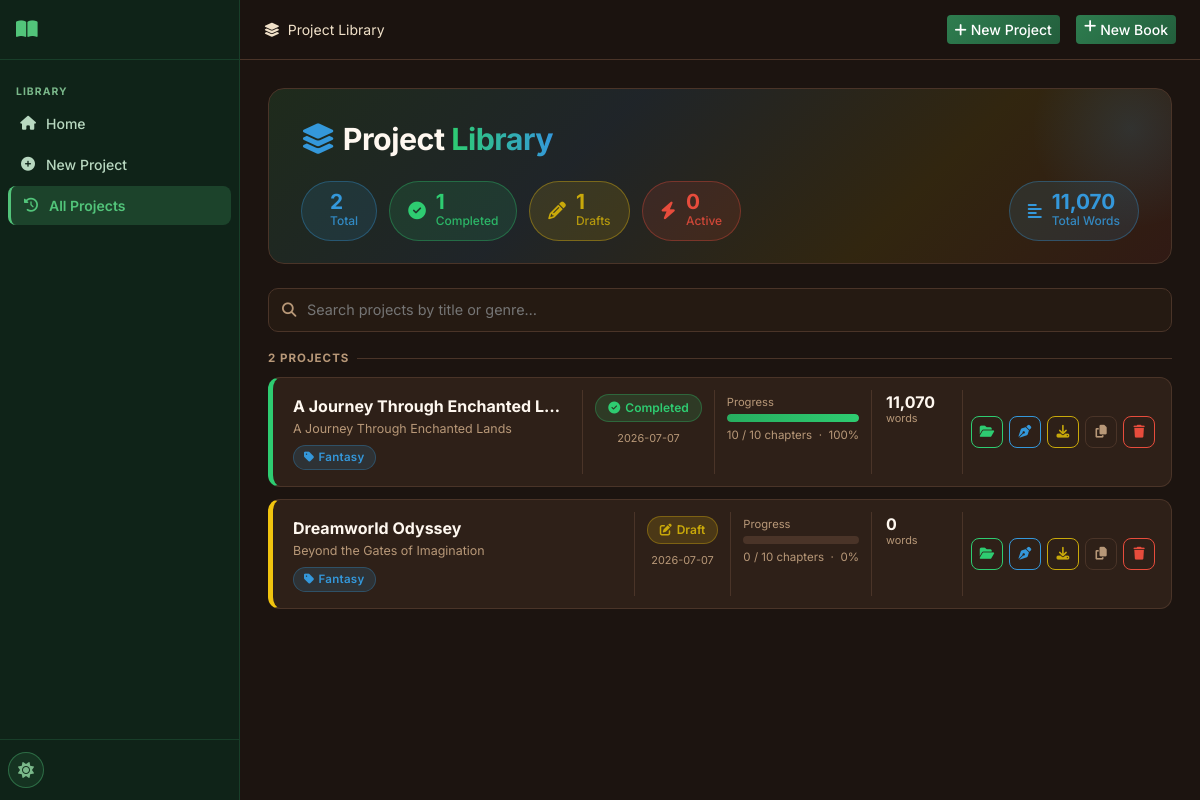
Before: /history with the older database file.
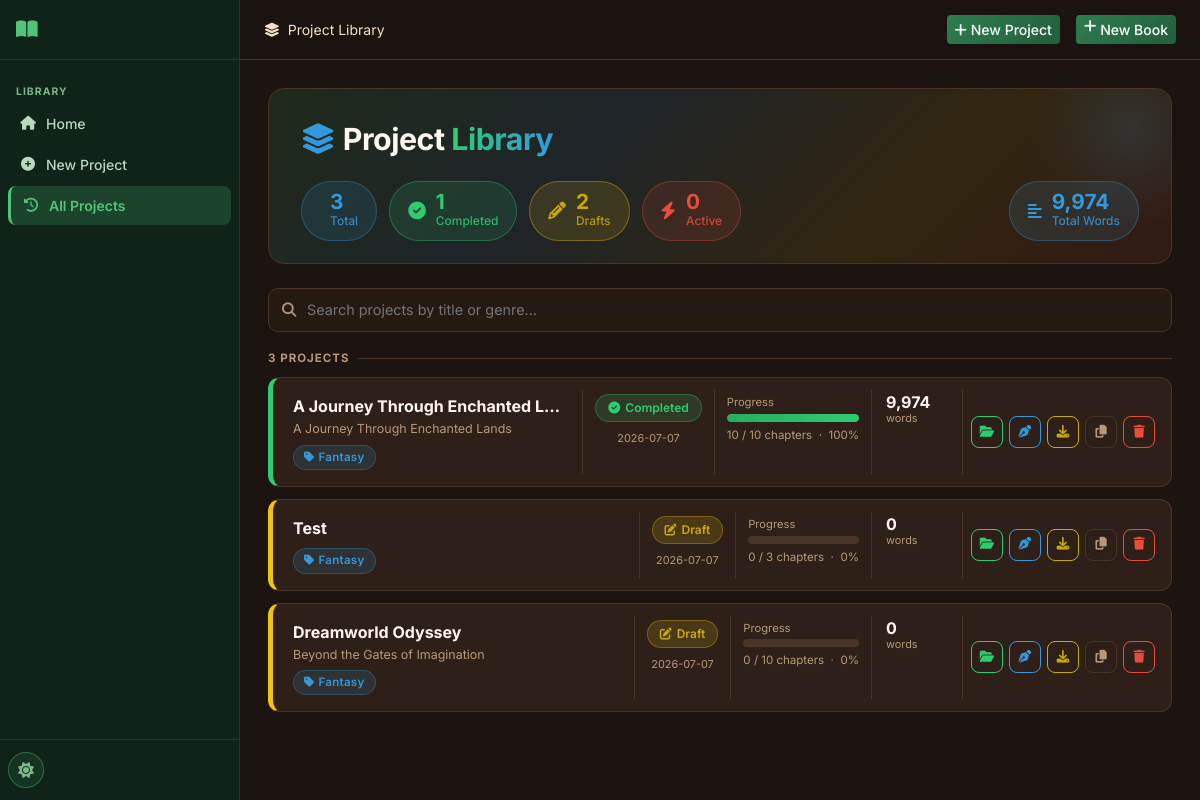
After: the same page with the newer database file.
### tables this page shows
CREATE TABLE projects (
    id INTEGER PRIMARY KEY AUTOINCREMENT,
    title TEXT NOT NULL,
    subtitle TEXT DEFAULT '',
    genre TEXT DEFAULT 'Fantasy',
    audience TEXT DEFAULT 'Adult',
    description TEXT DEFAULT '',
    language TEXT DEFAULT 'English',
    story_type TEXT DEFAULT 'Novel',
    writing_style TEXT DEFAULT 'Descriptive',
    point_of_view TEXT DEFAULT 'Third Person Limited',
    tense TEXT DEFAULT 'Past',
    tone TEXT DEFAULT 'Adventurous',
    num_chapters INTEGER DEFAULT 10,
    words_per_chapter INTEGER DEFAULT 2000,
    creativity_level TEXT DEFAULT 'balanced',
    temperature REAL DEFAULT 0.7,
    top_p REAL DEFAULT 0.9,
    max_tokens INTEGER DEFAULT 4096,
    status TEXT DEFAULT 'draft',
    current_chapter INTEGER DEFAULT 0,
    total_words INTEGER DEFAULT 0,
    cover_prompt TEXT DEFAULT '',
    include_images INTEGER DEFAULT 0,
    images_per_chapter INTEGER DEFAULT 1,
    image_style TEXT DEFAULT 'Realistic',
    created_at TIMESTAMP DEFAULT CURRENT_TIMESTAMP,
    updated_at TIMESTAMP DEFAULT CURRENT_TIMESTAMP
);

### routes/main.py (the view)
@bp.route('/history')
def history():
    db = get_db()
    projects = db.execute('SELECT * FROM projects ORDER BY updated_at DESC').fetchall()
    return render_template('history.html', projects=projects)

### database/__init__.py (called while the page is built)
def get_db():
    if 'db' not in g:
        db_path = current_app.config['DATABASE']
        os.makedirs(os.path.dirname(db_path), exist_ok=True)
        g.db = sqlite3.connect(db_path)
        g.db.row_factory = sqlite3.Row
        g.db.execute('PRAGMA foreign_keys = ON')
        g.db.execute('PRAGMA journal_mode = WAL')
    return g.db

### utils/helpers.py (called while the page is built)
def get_setting(db, key, default=''):
    row = db.execute('SELECT value FROM settings WHERE key = ?', (key,)).fetchone()
    return row['value'] if row else default

### templates/history.html (shortened to what this page needs)
{% extends "base.html" %}
{% block breadcrumb %}<i class="fas fa-layer-group me-2"></i>Project Library{% endblock %}
{% block topnav_actions %}
<a href="{{ url_for('projects.new_project') }}" class="btn btn-primary btn-sm me-2">
  <i class="fas fa-plus me-1"></i>New Project
</a>
{% endblock %}
{% block content %}
{% set total     = projects | length %}
{% set completed = projects | selectattr('status', 'equalto', 'completed') | list | length %}
{% set drafts    = projects | selectattr('status', 'equalto', 'draft')     | list | length %}
{% set active    = projects | rejectattr('status', 'in', ['completed','draft']) | list | length %}
{% set total_words = projects | sum(attribute='total_words') %}
<div class="lib-hero">
  <div class="lib-hero-title"><i class="fas fa-layer-group me-2" style="color:var(--hl-blue)"></i>Project <span>Library</span></div>
  <div class="stat-pills">
    <div class="stat-pill sp-blue">
      <div><div class="sp-num">{{ total }}</div><div class="sp-label">Total</div></div>
    </div>
    <div class="stat-pill sp-green">
      <i class="fas fa-check-circle" style="font-size:1.1rem"></i>
      <div><div class="sp-num">{{ completed }}</div><div class="sp-label">Completed</div></div>
    </div>
    <div class="stat-pill sp-lemon">
      <i class="fas fa-pencil-alt" style="font-size:1.1rem"></i>
      <div><div class="sp-num">{{ drafts }}</div><div class="sp-label">Drafts</div></div>
    </div>
    <div class="stat-pill sp-red">
      <i class="fas fa-bolt" style="font-size:1.1rem"></i>
      <div><div class="sp-num">{{ active }}</div><div class="sp-label">Active</div></div>
    </div>
    <div class="stat-pill sp-blue" style="margin-left:auto">
      <i class="fas fa-align-left" style="font-size:1rem"></i>
      <div><div class="sp-num">{{ '{:,}'.format(total_words) }}</div><div class="sp-label">Total Words</div></div>
    </div>
  </div>
</div>
{% if projects %}
<div class="lib-search-wrap">
  <i class="fas fa-search"></i>
  <input class="lib-search" id="libSearch" type="text" placeholder="Search projects by title or genre…" oninput="filterCards()">
</div>
<div class="lib-section-label">{{ total }} Project{{ 's' if total != 1 }}</div>
<div class="project-cards" id="projectCards">
  {% for p in projects %}
  {% set pct = (p.current_chapter / p.num_chapters * 100) | int if p.num_chapters else 0 %}
  {% set sc = 'sc-' + p.status if p.status in ['completed','draft','generating','paused'] else 'sc-default' %}
  {% set pb = 'pb-' + p.status if p.status in ['completed','draft','generating','paused'] else 'pb-default' %}
  <div class="pcard status-{{ p.status }}" data-title="{{ p.title | lower }}" data-genre="{{ p.genre | lower }}">
    <div class="pcard-main">
      <div class="pcard-title">{{ p.title }}</div>
      {% if p.subtitle %}<div class="pcard-subtitle">{{ p.subtitle }}</div>{% endif %}
      <div class="genre-chip"><i class="fas fa-tag me-1"></i>{{ p.genre }}</div>
    </div>
    <div class="pcard-meta">
      <span class="status-chip {{ sc }}">
        {% if p.status == 'completed' %}<i class="fas fa-check-circle"></i>
        {% elif p.status == 'generating' %}<i class="fas fa-spinner fa-spin"></i>
        {% elif p.status == 'paused' %}<i class="fas fa-pause-circle"></i>
        {% else %}<i class="fas fa-edit"></i>{% endif %}
        {{ p.status | title }}
      </span>
      <div class="stat-unit mt-1">{{ p.updated_at[:10] }}</div>
    </div>
    <div class="pcard-prog">
      <div class="lib-prog-label">Progress</div>
      <div class="lib-progress">
        <div class="lib-progress-bar {{ pb }}" style="width:{{ pct }}%"></div>
      </div>
      <div class="lib-pct">{{ p.current_chapter }} / {{ p.num_chapters }} chapters &nbsp;·&nbsp; {{ pct }}%</div>
    </div>
    <div class="pcard-stats">
      <div>
        <div class="stat-num">{{ '{:,}'.format(p.total_words) }}</div>
        <div class="stat-unit">words</div>
      </div>
    </div>
    <div class="pcard-acts">
      <a href="{{ url_for('projects.project_detail', project_id=p.id) }}" class="act-btn act-green" title="Open project">
        <i class="fas fa-folder-open"></i>
      </a>
      <a href="{{ url_for('editor.editor_page', project_id=p.id) }}" class="act-btn act-blue" title="Open editor">
        <i class="fas fa-pen-nib"></i>
      </a>
      <a href="{{ url_for('exports.export_page', project_id=p.id) }}" class="act-btn act-lemon" title="Export">
        <i class="fas fa-download"></i>
      </a>
      <form method="POST" action="{{ url_for('projects.duplicate_project', project_id=p.id) }}" style="display:inline">
        <button type="submit" class="act-btn act-neutral" title="Duplicate">
          <i class="fas fa-copy"></i>
        </button>
      </form>
      <button class="act-btn act-red" onclick="confirmDelete({{ p.id }}, '{{ p.title | e }}')" title="Delete">
        <i class="fas fa-trash"></i>
      </button>
    </div>
  </div>
  {% endfor %}
</div>
{% endif %}
{% endblock %}

### templates/base.html (shortened to what this page needs)
<!DOCTYPE html>
<html lang="en" data-theme="{{ default_theme }}">
<head>
  <link href="https://cdn.jsdelivr.net/npm/bootstrap@5.3.2/dist/css/bootstrap.min.css" rel="stylesheet">
  <link href="https://cdnjs.cloudflare.com/ajax/libs/font-awesome/6.5.0/css/all.min.css" rel="stylesheet">
  <link href="{{ url_for('static', filename='css/style.css') }}" rel="stylesheet">
</head>
<body>
<nav class="sidebar" id="sidebar">
  <div class="sidebar-header">
    <a href="{{ url_for('main.index') }}" class="sidebar-brand">
      <i class="fas fa-book-open"></i>
    </a>
  </div>
  <div class="sidebar-menu">
    <div class="sidebar-section-label">LIBRARY</div>
    <a href="{{ url_for('main.index') }}" class="sidebar-item {% if request.endpoint == 'main.index' %}active{% endif %}">
      <i class="fas fa-home"></i><span>Home</span>
    </a>
    <a href="{{ url_for('projects.new_project') }}" class="sidebar-item {% if request.endpoint == 'projects.new_project' %}active{% endif %}">
      <i class="fas fa-plus-circle"></i><span>New Project</span>
    </a>
    <a href="{{ url_for('main.history') }}" class="sidebar-item {% if request.endpoint == 'main.history' %}active{% endif %}">
      <i class="fas fa-history"></i><span>All Projects</span>
    </a>
  </div>
  <div class="sidebar-footer">
    <button class="theme-toggle" onclick="toggleTheme()" title="Toggle theme">
      <i class="fas fa-moon" id="themeIcon"></i>
    </button>
  </div>
</nav>
<div class="main-wrapper" id="mainWrapper">
  <header class="topnav">
    <div class="topnav-breadcrumb">
      {% block breadcrumb %}{% endblock %}
    </div>
    <div class="topnav-actions ms-auto">
      {% block topnav_actions %}{% endblock %}
      <a href="{{ url_for('projects.new_project') }}" class="btn btn-primary btn-sm d-none d-md-inline-flex">
        <i class="fas fa-plus me-1"></i>New Book
      </a>
    </div>
  </header>
  <main class="content-area">
    {% block content %}{% endblock %}
  </main>
</div>
<div class="toast-container position-fixed bottom-0 end-0 p-3" id="toastContainer"></div>
</body>
</html>

Changed rows visible on the page:
changed projects "A Journey Through Enchanted Lands": total_words "11,070" → "9,974"
added projects: title "Test", genre "Fantasy", status "Draft", updated_at "2026-07-07", current_chapter "0", num_chapters "3", pct "0", total_words "0"
Other visible differences:
{{ total }}: "2" → "3"
{{ drafts }}: "1" → "2"
{{ '{:,}'.format(total_words) }}: "11,070" → "9,974"
